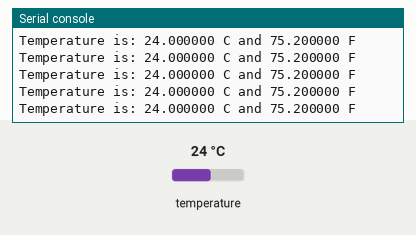
Simulated run of this program. Board: Circuit Playground running CircuitPython. Shown: the last lines printed to the serial console. Inputs (shaded band) come from the test bench; at power-on: temperature 24 °C.

Above: at 1.2 s.
1.3 s: temperature set to 12 °C
At 1.69 s:
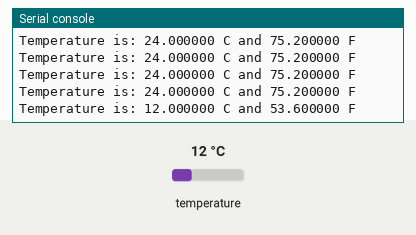
2.8 s: temperature set to 19 °C
At 2.94 s:
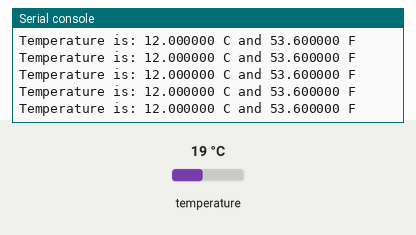
Timing chart, 0 to 5.8 s (numbered marks = the images above; inputs shaded):
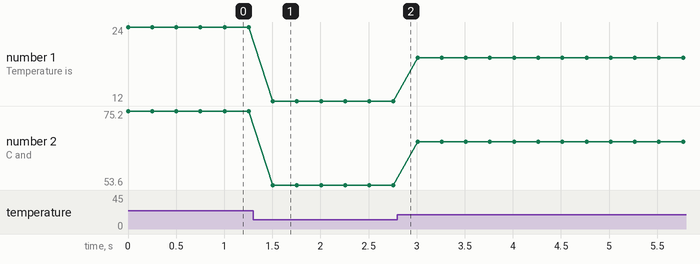

The program:

code.py
```python
# CircuitPlaygroundExpress_Temperature
# reads the on-board temperature sensor and prints the value

import time

import adafruit_thermistor
import board

thermistor = adafruit_thermistor.Thermistor(
    board.TEMPERATURE, 10000, 10000, 25, 3950)

while True:
    temp_c = thermistor.temperature
    temp_f = thermistor.temperature * 9 / 5 + 32
    print("Temperature is: %f C and %f F" % (temp_c, temp_f))

    time.sleep(0.25)
```

Measured:
- after the input at 1.3 s, the serial console: prints a new line after 0.21 s (image 1)
- plotted number 1: 24 → 12 after the input at 1.3 s, 12 → 19 after the input at 2.8 s
- plotted number 2: 75.2 → 53.6 after the input at 1.3 s, 53.6 → 66.2 after the input at 2.8 s
